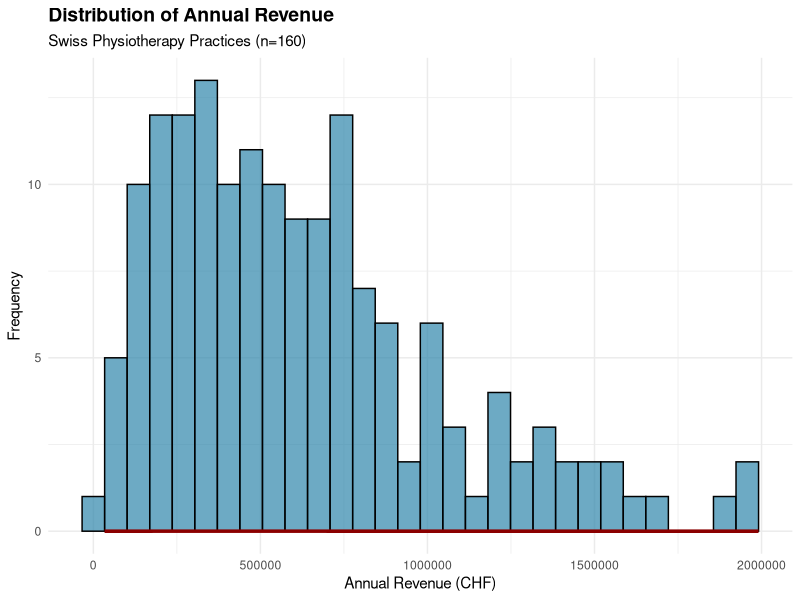
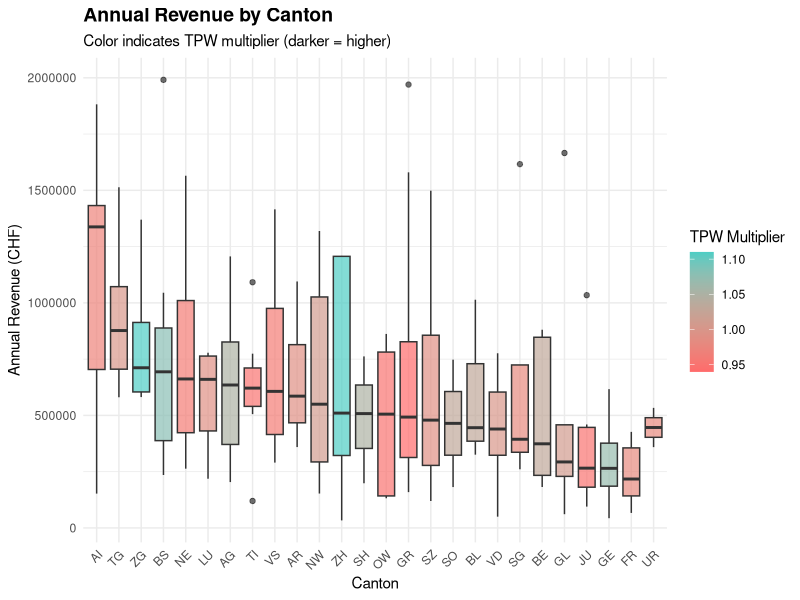
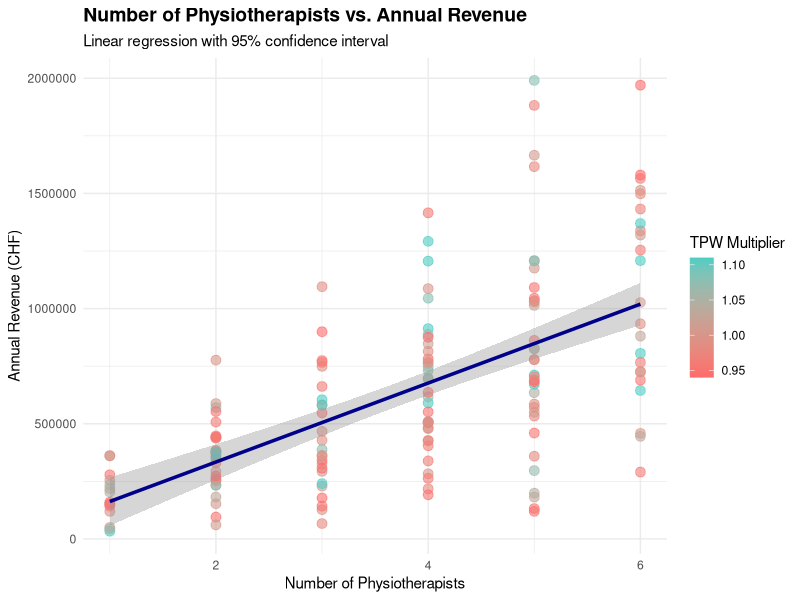
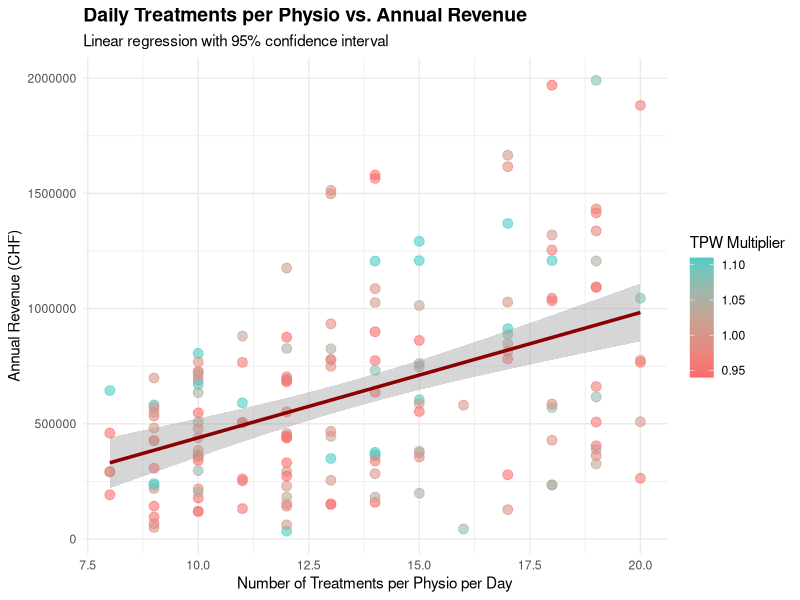
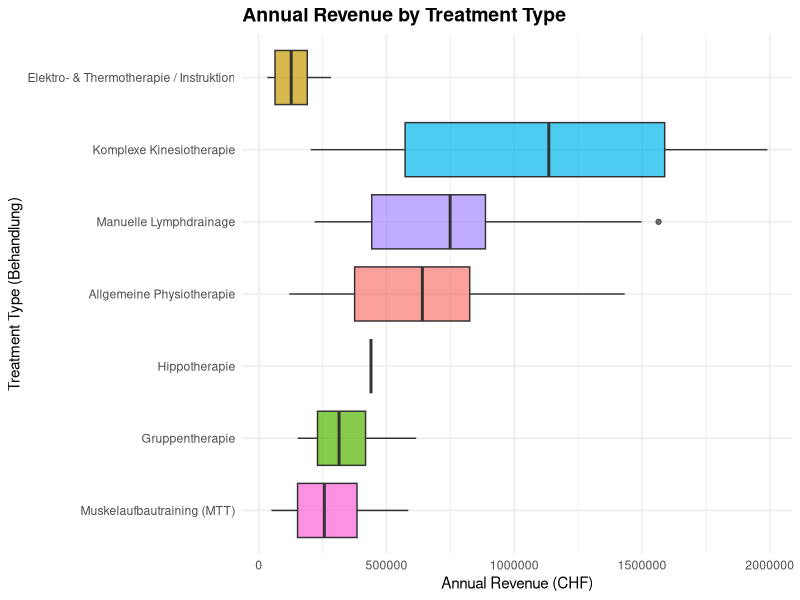
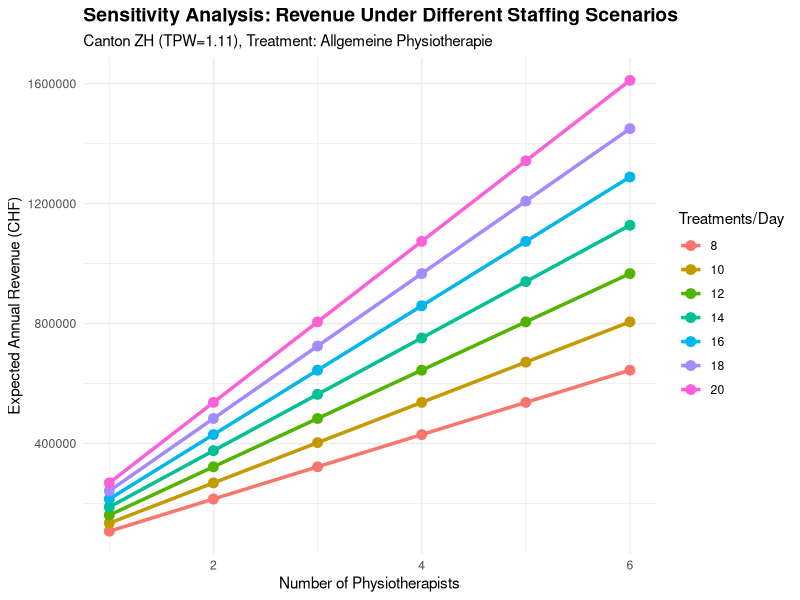
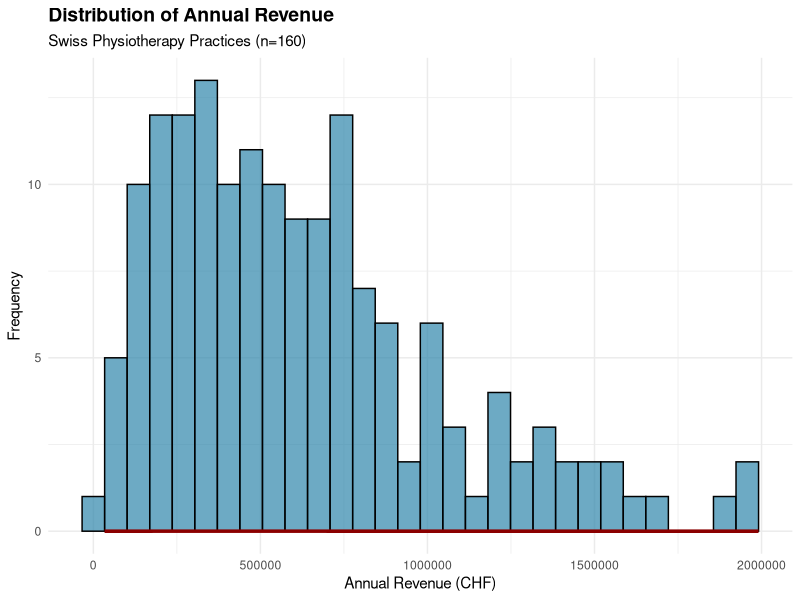
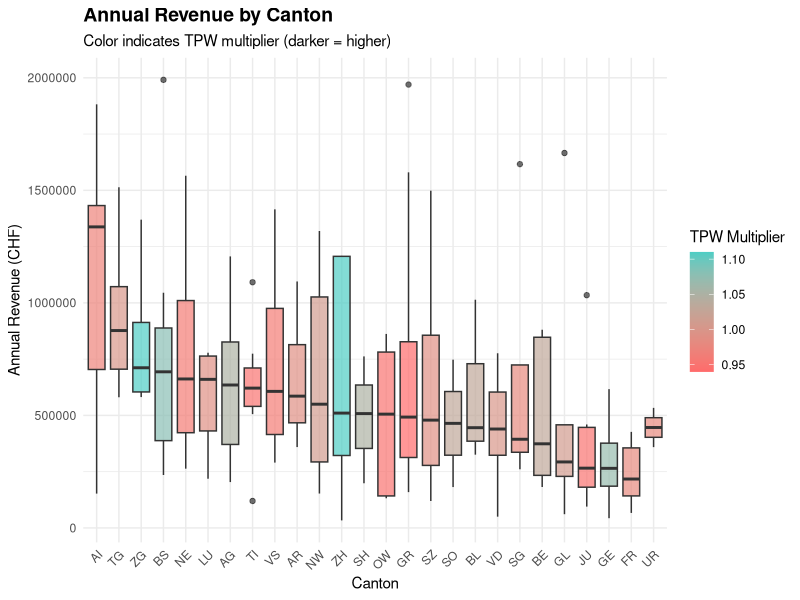

R code for these plots, in order: (Note: this script raises an error after producing the figures.)
## ---- chunk 1
knitr::opts_chunk$set(echo = TRUE, warning = FALSE, message = FALSE)
## ---- chunk 2
# Core packages
library(tidyverse)
library(ggplot2)
library(gridExtra)

# Session info for reproducibility
sessionInfo()

# Set seed for reproducibility
set.seed(42)

# Define global simulation parameters
WORKING_DAYS_PER_MONTH <- 21  # Excludes weekends (~5 weeks * 4.2 days/week)
POINT_TO_CHF_CONVERSION <- 1  # Assumed conversion: 1 point = 1 CHF (simplification)
## ---- chunk 3

# ============================================================================
# CANTON TARIFF POINT VALUES (TPW 2024 - KVG)
# Source: Physioswiss (as indicated by author; not verified by code)
# ============================================================================
Ktpw <- data.frame(
  kanton = c("AG","AI","AR","BE","BL","BS","FR","GE","GL","GR",
             "JU","LU","NE","NW","OW","SG","SH","SO","SZ","TG",
             "TI","UR","VD","VS","ZG","ZH"),
  Tpwert = c(1.05, 0.97, 0.99, 1.03, 1.03, 1.08, 0.98, 1.07, 1.01, 0.94,
             0.95, 0.99, 0.96, 1.01, 0.95, 0.98, 1.05, 1.03, 0.99, 1.00,
             0.95, 0.98, 1.00, 0.96, 1.11, 1.11),
  stringsAsFactors = FALSE
)

# ============================================================================
# MAIN TARIFF POSITIONS (7301-7340)
# Standard treatment types with probabilities and point values
# ============================================================================
Pauschal <- data.frame(
  Tarif_position = c("7301", "7311", "7312", "7313", "7320", "7330", "7340"),
  Tarif_prob = c(0.50, 0.15, 0.10, 0.02, 0.08, 0.10, 0.05),
  Behandlung = c(
    "Allgemeine Physiotherapie",
    "Komplexe Kinesiotherapie",
    "Manuelle Lymphdrainage",
    "Hippotherapie",
    "Elektro- & Thermotherapie / Instruktion",
    "Gruppentherapie",
    "Muskelaufbautraining (MTT)"
  ),
  Punkte = c(48, 77, 77, 77, 10, 25, 22),
  stringsAsFactors = FALSE
)

# ============================================================================
# SUPPLEMENTARY CHARGES (Zuschläge - 7350-7363)
# Optional add-ons per session or annual basis
# Some are point-based, others are annual CHF amounts
# 
# Note on annual CHF items (e.g., "CHF 50.– (jährlich)"):
# We model these as: IF the supplement is triggered for a practice,
# it adds a fixed annual amount (applied once per year to annual revenue)
# ============================================================================
zuschlaege <- data.frame(
  Tarif_position = c("7350", "7351", "7352", "7353", "7354", "7360", "7362", "7363"),
  Tarif_prob = c(0.05, 0.0002, 0.0002, 0.02, 0.10, 0.002, 0.003, 0.00001),
  Leistung = c(
    "Erstbehandlung",
    "Kinder mit chronischer Behinderung (bis 6 J.)",
    "Therapiebad / Gehbecken",
    "Infrastruktur Hippotherapie",
    "Weg-/Zeitentschädigung (Hausbesuch)",
    "Hilfsmittel gemäss Lima",
    "Materialpauschale vaginale Sonde",
    "Materialpauschale anale Sonde"
  ),
  Punkte_oder_Betrag = c(
    "24 Punkte", "30 Punkte", "19 Punkte", "67 Punkte",
    "34 Punkte", "77 Punkte", "CHF 50.– (jährlich)", "CHF 90.– (jährlich)"
  ),
  stringsAsFactors = FALSE
)

# Parse supplements into numeric values
# Point-based supplements: extract numeric value (e.g., "24 Punkte" -> 24)
# Annual CHF: extract numeric value (e.g., "CHF 50.– (jährlich)" -> 50)
zuschlaege$Punkte_value <- as.numeric(gsub("([0-9]+).*", "\\1", zuschlaege$Punkte_oder_Betrag))
zuschlaege$Is_annual_CHF <- grepl("CHF", zuschlaege$Punkte_oder_Betrag)

print("Data structures loaded successfully:")
cat("Cantons:", nrow(Ktpw), "\n")
cat("Main treatments:", nrow(Pauschal), "\n")
cat("Supplements:", nrow(zuschlaege), "\n")

## ---- chunk 4

# ============================================================================
# SIMULATION PARAMETERS (EXPERT ASSUMPTIONS - SYNTHETIC)
# ============================================================================
# n_Physio:     Number of physiotherapists per practice (1-6)
# n_beh:        Number of patient treatments per physio per day (8-20)
# Tarif_pos:    Treatment type (sampled from Pauschal with given probabilities)
# kanton:       Canton of operation (uniform sampling)
#
# Working model:
#   - n_Physio physios work WORKING_DAYS_PER_MONTH days per month
#   - Each physio conducts n_beh treatments per day
#   - Each treatment generates Punkte points (treatment-specific)
#   - Tpwert (canton multiplier) adjusts point value across cantons
#   - Supplements are optional per-session or annual add-ons
#   - Annual revenue = total points * POINT_TO_CHF_CONVERSION + annual supplements
# ============================================================================

n <- 160  # Number of practices to simulate

sim_dat <- data.frame(
  Praxis_id = 1:n,
  n_Physio = round(runif(n, min = 1, max = 6)),
  n_beh = round(runif(n, min = 8, max = 20)),
  Tarif_position = sample(Pauschal$Tarif_position, n, replace = TRUE, 
                          prob = Pauschal$Tarif_prob),
  kanton = sample(Ktpw$kanton, n, replace = TRUE),
  stringsAsFactors = FALSE
)

# Merge in treatment details (Behandlung, Punkte per treatment)
sim_dat <- sim_dat %>%
  left_join(Pauschal[, c("Tarif_position", "Behandlung", "Punkte")], 
            by = "Tarif_position")

# Merge in canton tariff multipliers
sim_dat <- sim_dat %>%
  left_join(Ktpw, by = "kanton")

# Verify no duplicates after merges
cat("Rows after merge:", nrow(sim_dat), "\n")
cat("Column names:", paste(names(sim_dat), collapse = ", "), "\n")

## ---- chunk 5

# ============================================================================
# CORE REVENUE CALCULATION
# ============================================================================
# Totale_Punkte (per session) = Punkte (treatment-specific) * Tpwert (canton)
# Daily points = n_beh * Totale_Punkte_per_session
# Monthly points = Daily * WORKING_DAYS_PER_MONTH * n_Physio
# Annual points = Monthly * 12
# Annual revenue (base) = Annual points * POINT_TO_CHF_CONVERSION (CHF)
# ============================================================================

sim_dat <- sim_dat %>%
  mutate(
    # Points per single treatment session (canton-adjusted)
    Punkte_per_session = Punkte * Tpwert,
    
    # Daily total points: n_beh treatments per physio per day
    Punkte_per_day = n_beh * Punkte_per_session,
    
    # Monthly total points: per physio, working WORKING_DAYS_PER_MONTH days
    Punkte_per_month = Punkte_per_day * WORKING_DAYS_PER_MONTH,
    
    # Total monthly for all physios in practice
    Punkte_per_month_practice = Punkte_per_month * n_Physio,
    
    # Annual total points
    Punkte_per_year = Punkte_per_month_practice * 12,
    
    # Base annual revenue (CHF): points converted at POINT_TO_CHF_CONVERSION
    Annual_revenue_base = Punkte_per_year * POINT_TO_CHF_CONVERSION
  )

# ============================================================================
# SUPPLEMENT MODELING
# ============================================================================
# For each practice and each supplement:
#   - Point-based (e.g., "24 Punkte"): triggered with Tarif_prob
#     → adds points per treatment (estimated: n_beh * triggered_days_per_month)
#   - Annual CHF (e.g., "CHF 50.– (jährlich)"): triggered with Tarif_prob
#     → adds fixed annual CHF amount once per year
# ============================================================================

# Initialize supplement revenue columns
sim_dat$Supplement_points_annual <- 0
sim_dat$Supplement_CHF_annual <- 0

for (i in 1:nrow(sim_dat)) {
  supplement_points_annual <- 0
  supplement_chf_annual <- 0
  
  for (j in 1:nrow(zuschlaege)) {
    # Trigger supplement with probability Tarif_prob
    if (runif(1) < zuschlaege$Tarif_prob[j]) {
      if (!zuschlaege$Is_annual_CHF[j]) {
        # Point-based supplement: assume triggered on avg ~60% of working days
        triggered_days <- WORKING_DAYS_PER_MONTH * 12 * 0.6
        supplement_points_annual <- supplement_points_annual + 
          zuschlaege$Punkte_value[j] * sim_dat$n_beh[i] * triggered_days * 
          sim_dat$Tpwert[i]
      } else {
        # Annual CHF supplement: fixed amount, applied once per year
        supplement_chf_annual <- supplement_chf_annual + zuschlaege$Punkte_value[j]
      }
    }
  }
  
  sim_dat$Supplement_points_annual[i] <- supplement_points_annual
  sim_dat$Supplement_CHF_annual[i] <- supplement_chf_annual
}

# Total annual revenue (base + supplements)
sim_dat <- sim_dat %>%
  mutate(
    Annual_revenue_total = 
      Annual_revenue_base * POINT_TO_CHF_CONVERSION + 
      Supplement_points_annual + 
      Supplement_CHF_annual
  )

cat("\n=== REVENUE CALCULATION SUMMARY ===\n")
cat("Sample practices (first 5):\n")
print(sim_dat %>%
  select(Praxis_id, n_Physio, n_beh, kanton, Tpwert, Punkte,
         Annual_revenue_base, Supplement_points_annual, Supplement_CHF_annual,
         Annual_revenue_total) %>%
  head(5))

cat("\nRevenue statistics:\n")
cat("Mean annual revenue (CHF):", round(mean(sim_dat$Annual_revenue_total), 2), "\n")
cat("Median annual revenue (CHF):", round(median(sim_dat$Annual_revenue_total), 2), "\n")
cat("Min:", round(min(sim_dat$Annual_revenue_total), 2), "\n")
cat("Max:", round(max(sim_dat$Annual_revenue_total), 2), "\n")

## ---- chunk 6

# ============================================================================
# DESCRIPTIVE STATISTICS BY KEY VARIABLES
# ============================================================================

cat("\n=== ANNUAL REVENUE BY CANTON ===\n")
canton_summary <- sim_dat %>%
  group_by(kanton, Tpwert) %>%
  summarize(
    n_practices = n(),
    mean_revenue = mean(Annual_revenue_total),
    median_revenue = median(Annual_revenue_total),
    sd_revenue = sd(Annual_revenue_total),
    .groups = 'drop'
  ) %>%
  arrange(desc(mean_revenue))
print(canton_summary)

cat("\n=== ANNUAL REVENUE BY TREATMENT TYPE ===\n")
treatment_summary <- sim_dat %>%
  group_by(Behandlung) %>%
  summarize(
    n_practices = n(),
    mean_revenue = mean(Annual_revenue_total),
    median_revenue = median(Annual_revenue_total),
    sd_revenue = sd(Annual_revenue_total),
    .groups = 'drop'
  ) %>%
  arrange(desc(mean_revenue))
print(treatment_summary)

cat("\n=== ANNUAL REVENUE BY NUMBER OF PHYSIOTHERAPISTS ===\n")
physio_summary <- sim_dat %>%
  group_by(n_Physio) %>%
  summarize(
    n_practices = n(),
    mean_revenue = mean(Annual_revenue_total),
    median_revenue = median(Annual_revenue_total),
    sd_revenue = sd(Annual_revenue_total),
    .groups = 'drop'
  )
print(physio_summary)

## ---- chunk 7

# ============================================================================
# MULTIVARIATE REGRESSION: ANNUAL REVENUE DRIVERS
# Predictors: n_Physio, n_beh, Tpwert, Punkte (treatment points), Behandlung type
# ============================================================================

# Fit multivariate regression model
regression_model <- lm(
  Annual_revenue_total ~ n_Physio + n_beh + Tpwert + Punkte + Behandlung,
  data = sim_dat
)

cat("\n=== REGRESSION SUMMARY: ANNUAL REVENUE DRIVERS ===\n")
print(summary(regression_model))

cat("\n=== MODEL INTERPRETATION ===\n")
cat("Each additional physiotherapist increases annual revenue by approximately CHF",
    round(coef(regression_model)["n_Physio"], 2), "\n")
cat("Each additional daily treatment per physio increases annual revenue by approximately CHF",
    round(coef(regression_model)["n_beh"], 2), "\n")
cat("A 0.1-point increase in canton TPW multiplier increases annual revenue by approximately CHF",
    round(coef(regression_model)["Tpwert"] * 0.1, 2), "\n")

# Model diagnostics
cat("\n=== MODEL FIT ===\n")
cat("R-squared:", round(summary(regression_model)$r.squared, 4), "\n")
cat("Adjusted R-squared:", round(summary(regression_model)$adj.r.squared, 4), "\n")

## ---- chunk 8

# Create output directory for plots
dir.create("../outputs/plots", showWarnings = FALSE, recursive = TRUE)

# ============================================================================
# Plot 1: Distribution of Annual Revenue
# ============================================================================
p1 <- ggplot(sim_dat, aes(x = Annual_revenue_total)) +
  geom_histogram(bins = 30, fill = "#2E86AB", alpha = 0.7, color = "black") +
  geom_density(aes(y = after_stat(count)), color = "darkred", size = 1.2) +
  labs(
    title = "Distribution of Annual Revenue",
    subtitle = "Swiss Physiotherapy Practices (n=160)",
    x = "Annual Revenue (CHF)",
    y = "Frequency"
  ) +
  theme_minimal() +
  theme(plot.title = element_text(size = 14, face = "bold"))

ggsave("../outputs/plots/01_revenue_distribution.png", p1, width = 10, height = 6)
print(p1)

# ============================================================================
# Plot 2: Annual Revenue by Canton (Box Plot)
# ============================================================================
p2 <- ggplot(sim_dat, aes(x = reorder(kanton, -Annual_revenue_total, FUN = median), 
                          y = Annual_revenue_total, fill = Tpwert)) +
  geom_boxplot(alpha = 0.7) +
  scale_fill_gradient(low = "#FF6B6B", high = "#4ECDC4") +
  labs(
    title = "Annual Revenue by Canton",
    subtitle = "Color indicates TPW multiplier (darker = higher)",
    x = "Canton",
    y = "Annual Revenue (CHF)",
    fill = "TPW Multiplier"
  ) +
  theme_minimal() +
  theme(
    axis.text.x = element_text(angle = 45, hjust = 1),
    plot.title = element_text(size = 14, face = "bold")
  )

ggsave("../outputs/plots/02_revenue_by_canton.png", p2, width = 12, height = 6)
print(p2)

# ============================================================================
# Plot 3: Number of Physios vs. Annual Revenue (Scatter + Regression)
# ============================================================================
p3 <- ggplot(sim_dat, aes(x = n_Physio, y = Annual_revenue_total, color = Tpwert)) +
  geom_point(alpha = 0.6, size = 3) +
  geom_smooth(method = "lm", se = TRUE, color = "darkblue", linewidth = 1.2) +
  scale_color_gradient(low = "#FF6B6B", high = "#4ECDC4") +
  labs(
    title = "Number of Physiotherapists vs. Annual Revenue",
    subtitle = "Linear regression with 95% confidence interval",
    x = "Number of Physiotherapists",
    y = "Annual Revenue (CHF)",
    color = "TPW Multiplier"
  ) +
  theme_minimal() +
  theme(plot.title = element_text(size = 14, face = "bold"))

ggsave("../outputs/plots/03_physios_vs_revenue.png", p3, width = 10, height = 6)
print(p3)

# ============================================================================
# Plot 4: Daily Treatments per Physio vs. Annual Revenue
# ============================================================================
p4 <- ggplot(sim_dat, aes(x = n_beh, y = Annual_revenue_total, color = Tpwert)) +
  geom_point(alpha = 0.6, size = 3) +
  geom_smooth(method = "lm", se = TRUE, color = "darkred", linewidth = 1.2) +
  scale_color_gradient(low = "#FF6B6B", high = "#4ECDC4") +
  labs(
    title = "Daily Treatments per Physio vs. Annual Revenue",
    subtitle = "Linear regression with 95% confidence interval",
    x = "Number of Treatments per Physio per Day",
    y = "Annual Revenue (CHF)",
    color = "TPW Multiplier"
  ) +
  theme_minimal() +
  theme(plot.title = element_text(size = 14, face = "bold"))

ggsave("../outputs/plots/04_treatments_vs_revenue.png", p4, width = 10, height = 6)
print(p4)

# ============================================================================
# Plot 5: Revenue by Treatment Type
# ============================================================================
p5 <- ggplot(sim_dat, aes(x = reorder(Behandlung, Annual_revenue_total, FUN = median),
                          y = Annual_revenue_total, fill = Behandlung)) +
  geom_boxplot(alpha = 0.7, show.legend = FALSE) +
  coord_flip() +
  labs(
    title = "Annual Revenue by Treatment Type",
    x = "Treatment Type (Behandlung)",
    y = "Annual Revenue (CHF)"
  ) +
  theme_minimal() +
  theme(plot.title = element_text(size = 14, face = "bold"))

ggsave("../outputs/plots/05_revenue_by_treatment.png", p5, width = 11, height = 6)
print(p5)

# ============================================================================
# Plot 6: Sensitivity Analysis - Varying n_Physio and n_beh
# ============================================================================

sensitivity_grid <- expand.grid(
  n_Physio = seq(1, 6, by = 1),
  n_beh = seq(8, 20, by = 2),
  kanton = "ZH",  # Use high-TPW canton (ZH = 1.11)
  Tarif_position = "7301",
  Behandlung = "Allgemeine Physiotherapie",
  Punkte = 48,
  Tpwert = 1.11,
  stringsAsFactors = FALSE
)

# Compute expected revenue for each scenario
sensitivity_grid$Expected_revenue <- with(sensitivity_grid, {
  Punkte_per_session <- Punkte * Tpwert
  Punkte_per_day <- n_beh * Punkte_per_session
  Punkte_per_month <- Punkte_per_day * WORKING_DAYS_PER_MONTH
  Punkte_per_month_practice <- Punkte_per_month * n_Physio
  Punkte_per_year <- Punkte_per_month_practice * 12
  Punkte_per_year * POINT_TO_CHF_CONVERSION
})

p6 <- ggplot(sensitivity_grid, aes(x = n_Physio, y = Expected_revenue, color = factor(n_beh))) +
  geom_line(size = 1.2) +
  geom_point(size = 3) +
  labs(
    title = "Sensitivity Analysis: Revenue Under Different Staffing Scenarios",
    subtitle = "Canton ZH (TPW=1.11), Treatment: Allgemeine Physiotherapie",
    x = "Number of Physiotherapists",
    y = "Expected Annual Revenue (CHF)",
    color = "Treatments/Day"
  ) +
  theme_minimal() +
  theme(plot.title = element_text(size = 14, face = "bold"))

ggsave("../outputs/plots/06_sensitivity_analysis.png", p6, width = 11, height = 6)
print(p6)

cat("\n=== PLOTS SAVED TO: ../outputs/plots/ ===\n")

## ---- chunk 9

# ============================================================================
# KEY RESULTS: MEAN/MEDIAN REVENUE OVERALL, BY CANTON, BY TREATMENT TYPE
# ============================================================================

# Overall results
overall_results <- data.frame(
  Metric = "Overall",
  Category = NA,
  n_practices = nrow(sim_dat),
  Mean_annual_revenue = round(mean(sim_dat$Annual_revenue_total), 2),
  Median_annual_revenue = round(median(sim_dat$Annual_revenue_total), 2),
  SD_annual_revenue = round(sd(sim_dat$Annual_revenue_total), 2),
  Min_revenue = round(min(sim_dat$Annual_revenue_total), 2),
  Max_revenue = round(max(sim_dat$Annual_revenue_total), 2),
  stringsAsFactors = FALSE
)

# By canton
canton_results <- sim_dat %>%
  group_by(kanton) %>%
  summarize(
    n_practices = n(),
    Mean_annual_revenue = round(mean(Annual_revenue_total), 2),
    Median_annual_revenue = round(median(Annual_revenue_total), 2),
    SD_annual_revenue = round(sd(Annual_revenue_total), 2),
    Min_revenue = round(min(Annual_revenue_total), 2),
    Max_revenue = round(max(Annual_revenue_total), 2),
    .groups = 'drop'
  ) %>%
  mutate(Metric = "By Canton") %>%
  rename(Category = kanton) %>%
  select(Metric, Category, everything())

# By treatment type
treatment_results <- sim_dat %>%
  group_by(Behandlung) %>%
  summarize(
    n_practices = n(),
    Mean_annual_revenue = round(mean(Annual_revenue_total), 2),
    Median_annual_revenue = round(median(Annual_revenue_total), 2),
    SD_annual_revenue = round(sd(Annual_revenue_total), 2),
    Min_revenue = round(min(Annual_revenue_total), 2),
    Max_revenue = round(max(Annual_revenue_total), 2),
    .groups = 'drop'
  ) %>%
  mutate(Metric = "By Treatment Type") %>%
  rename(Category = Behandlung) %>%
  select(Metric, Category, everything())

# By number of physiotherapists
physio_results <- sim_dat %>%
  group_by(n_Physio) %>%
  summarize(
    n_practices = n(),
    Mean_annual_revenue = round(mean(Annual_revenue_total), 2),
    Median_annual_revenue = round(median(Annual_revenue_total), 2),
    SD_annual_revenue = round(sd(Annual_revenue_total), 2),
    Min_revenue = round(min(Annual_revenue_total), 2),
    Max_revenue = round(max(Annual_revenue_total), 2),
    .groups = 'drop'
  ) %>%
  mutate(Metric = "By # Physiotherapists") %>%
  rename(Category = n_Physio) %>%
  mutate(Category = as.character(Category)) %>%
  select(Metric, Category, everything())

# Top 5 and bottom 5 cantons by mean revenue
top_cantons <- canton_results %>%
  top_n(5, Mean_annual_revenue) %>%
  mutate(Rank = "Top 5")

bottom_cantons <- canton_results %>%
  top_n(-5, Mean_annual_revenue) %>%
  mutate(Rank = "Bottom 5")

cat("\n=== TOP 5 CANTONS BY MEAN ANNUAL REVENUE ===\n")
print(top_cantons)

cat("\n=== BOTTOM 5 CANTONS BY MEAN ANNUAL REVENUE ===\n")
print(bottom_cantons)

# Write all results to CSV
write.csv(overall_results, "../outputs/results_overall.csv", row.names = FALSE)
write.csv(canton_results, "../outputs/results_by_canton.csv", row.names = FALSE)
write.csv(treatment_results, "../outputs/results_by_treatment.csv", row.names = FALSE)
write.csv(physio_results, "../outputs/results_by_physio.csv", row.names = FALSE)

cat("\n=== RESULTS CSV FILES SAVED TO: ../outputs/ ===\n")

## ---- chunk 10
cat("\n=== REPRODUCIBILITY INFO ===\n")
cat("Seed:", 42, "\n")
cat("Working days per month:", WORKING_DAYS_PER_MONTH, "\n")
cat("Point-to-CHF conversion factor:", POINT_TO_CHF_CONVERSION, "\n")
cat("Number of practices simulated:", n, "\n")
cat("\n=== R SESSION INFO ===\n")
print(sessionInfo())

